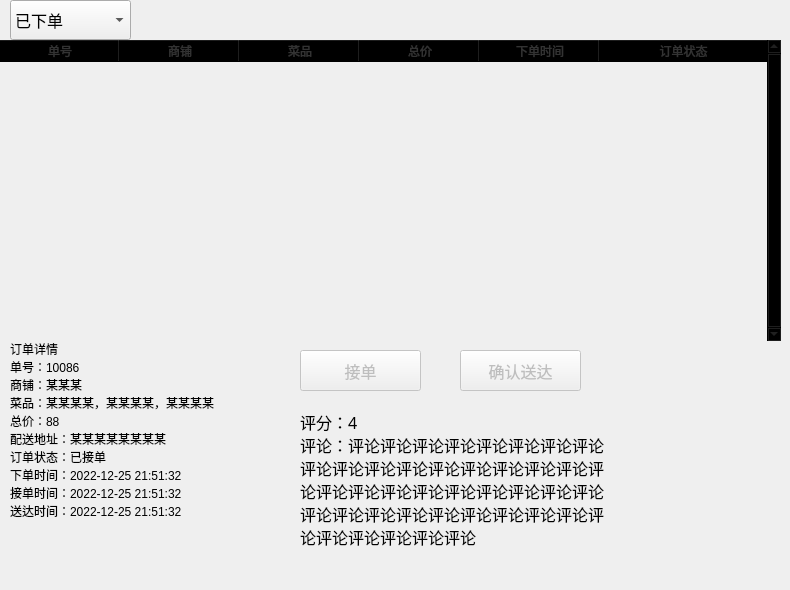
                     <widget class="QWidget" name="trader_backstage">
                      <property name="styleSheet">
                       <string notr="true"/>
                      </property>
                      <widget class="QTableWidget" name="table_trader_orders">
                       <property name="geometry">
                        <rect>
                         <x>0</x>
                         <y>40</y>
                         <width>781</width>
                         <height>301</height>
                        </rect>
                       </property>
                       <property name="sizePolicy">
                        <sizepolicy hsizetype="Expanding" vsizetype="Expanding">
                         <horstretch>0</horstretch>
                         <verstretch>0</verstretch>
                        </sizepolicy>
                       </property>
                       <property name="palette">
                        <palette>
                         <active>
                          <colorrole role="WindowText">
                           <brush brushstyle="SolidPattern">
                            <color alpha="255">
                             <red>51</red>
                             <green>51</green>
                             <blue>51</blue>
                            </color>
                           </brush>
                          </colorrole>
                          <colorrole role="Button">
                           <brush brushstyle="SolidPattern">
                            <color alpha="0">
                             <red>0</red>
                             <green>0</green>
                             <blue>0</blue>
                            </color>
                           </brush>
                          </colorrole>
                          <colorrole role="Text">
                           <brush brushstyle="SolidPattern">
                            <color alpha="255">
                             <red>51</red>
                             <green>51</green>
                             <blue>51</blue>
                            </color>
                           </brush>
                          </colorrole>
                          <colorrole role="ButtonText">
                           <brush brushstyle="SolidPattern">
                            <color alpha="255">
                             <red>51</red>
                             <green>51</green>
                             <blue>51</blue>
                            </color>
                           </brush>
                          </colorrole>
                          <colorrole role="Base">
                           <brush brushstyle="NoBrush">
                            <color alpha="255">
                             <red>0</red>
                             <green>0</green>
                             <blue>0</blue>
                            </color>
                           </brush>
                          </colorrole>
                          <colorrole role="Window">
                           <brush brushstyle="SolidPattern">
                            <color alpha="0">
                             <red>0</red>
                             <green>0</green>
                             <blue>0</blue>
                            </color>
                           </brush>
                          </colorrole>
                          <colorrole role="PlaceholderText">
                           <brush brushstyle="SolidPattern">
                            <color alpha="128">
                             <red>51</red>
                             <green>51</green>
                             <blue>51</blue>
                            </color>
                           </brush>
                          </colorrole>
                         </active>
                         <inactive>
                          <colorrole role="WindowText">
                           <brush brushstyle="SolidPattern">
                            <color alpha="255">
                             <red>51</red>
                             <green>51</green>
                             <blue>51</blue>
                            </color>
                           </brush>
                          </colorrole>
                          <colorrole role="Button">
                           <brush brushstyle="SolidPattern">
                            <color alpha="0">
                             <red>0</red>
                             <green>0</green>
                             <blue>0</blue>
                            </color>
                           </brush>
                          </colorrole>
                          <colorrole role="Text">
                           <brush brushstyle="SolidPattern">
                            <color alpha="255">
                             <red>51</red>
                             <green>51</green>
                             <blue>51</blue>
                            </color>
                           </brush>
                          </colorrole>
                          <colorrole role="ButtonText">
                           <brush brushstyle="SolidPattern">
                            <color alpha="255">
                             <red>51</red>
                             <green>51</green>
                             <blue>51</blue>
                            </color>
                           </brush>
                          </colorrole>
                          <colorrole role="Base">
                           <brush brushstyle="NoBrush">
                            <color alpha="255">
                             <red>0</red>
                             <green>0</green>
                             <blue>0</blue>
                            </color>
                           </brush>
                          </colorrole>
                          <colorrole role="Window">
                           <brush brushstyle="SolidPattern">
                            <color alpha="0">
                             <red>0</red>
                             <green>0</green>
                             <blue>0</blue>
                            </color>
                           </brush>
                          </colorrole>
                          <colorrole role="PlaceholderText">
                           <brush brushstyle="SolidPattern">
                            <color alpha="128">
                             <red>51</red>
                             <green>51</green>
                             <blue>51</blue>
                            </color>
                           </brush>
                          </colorrole>
                         </inactive>
                         <disabled>
                          <colorrole role="WindowText">
                           <brush brushstyle="SolidPattern">
                            <color alpha="255">
                             <red>51</red>
                             <green>51</green>
                             <blue>51</blue>
                            </color>
                           </brush>
                          </colorrole>
                          <colorrole role="Button">
                           <brush brushstyle="SolidPattern">
                            <color alpha="0">
                             <red>0</red>
                             <green>0</green>
                             <blue>0</blue>
                            </color>
                           </brush>
                          </colorrole>
                          <colorrole role="Text">
                           <brush brushstyle="SolidPattern">
                            <color alpha="255">
                             <red>51</red>
                             <green>51</green>
                             <blue>51</blue>
                            </color>
                           </brush>
                          </colorrole>
                          <colorrole role="ButtonText">
                           <brush brushstyle="SolidPattern">
                            <color alpha="255">
                             <red>51</red>
                             <green>51</green>
                             <blue>51</blue>
                            </color>
                           </brush>
                          </colorrole>
                          <colorrole role="Base">
                           <brush brushstyle="NoBrush">
                            <color alpha="255">
                             <red>0</red>
                             <green>0</green>
                             <blue>0</blue>
                            </color>
                           </brush>
                          </colorrole>
                          <colorrole role="Window">
                           <brush brushstyle="SolidPattern">
                            <color alpha="0">
                             <red>0</red>
                             <green>0</green>
                             <blue>0</blue>
                            </color>
                           </brush>
                          </colorrole>
                          <colorrole role="PlaceholderText">
                           <brush brushstyle="SolidPattern">
                            <color alpha="128">
                             <red>51</red>
                             <green>51</green>
                             <blue>51</blue>
                            </color>
                           </brush>
                          </colorrole>
                         </disabled>
                        </palette>
                       </property>
                       <property name="frameShape">
                        <enum>QFrame::NoFrame</enum>
                       </property>
                       <property name="verticalScrollBarPolicy">
                        <enum>Qt::ScrollBarAlwaysOn</enum>
                       </property>
                       <property name="sizeAdjustPolicy">
                        <enum>QAbstractScrollArea::AdjustToContents</enum>
                       </property>
                       <property name="editTriggers">
                        <set>QAbstractItemView::NoEditTriggers</set>
                       </property>
                       <property name="selectionMode">
                        <enum>QAbstractItemView::SingleSelection</enum>
                       </property>
                       <property name="selectionBehavior">
                        <enum>QAbstractItemView::SelectRows</enum>
                       </property>
                       <property name="verticalScrollMode">
                        <enum>QAbstractItemView::ScrollPerPixel</enum>
                       </property>
                       <property name="horizontalScrollMode">
                        <enum>QAbstractItemView::ScrollPerPixel</enum>
                       </property>
                       <property name="showGrid">
                        <bool>true</bool>
                       </property>
                       <property name="gridStyle">
                        <enum>Qt::SolidLine</enum>
                       </property>
                       <property name="sortingEnabled">
                        <bool>false</bool>
                       </property>
                       <property name="rowCount">
                        <number>8</number>
                       </property>
                       <property name="columnCount">
                        <number>6</number>
                       </property>
                       <attribute name="horizontalHeaderVisible">
                        <bool>true</bool>
                       </attribute>
                       <attribute name="horizontalHeaderCascadingSectionResizes">
                        <bool>true</bool>
                       </attribute>
                       <attribute name="horizontalHeaderDefaultSectionSize">
                        <number>120</number>
                       </attribute>
                       <attribute name="horizontalHeaderHighlightSections">
                        <bool>false</bool>
                       </attribute>
                       <attribute name="horizontalHeaderStretchLastSection">
                        <bool>true</bool>
                       </attribute>
                       <attribute name="verticalHeaderVisible">
                        <bool>false</bool>
                       </attribute>
                       <attribute name="verticalHeaderCascadingSectionResizes">
                        <bool>false</bool>
                       </attribute>
                       <attribute name="verticalHeaderHighlightSections">
                        <bool>false</bool>
                       </attribute>
                       <attribute name="verticalHeaderStretchLastSection">
                        <bool>false</bool>
                       </attribute>
                       <row>
                        <property name="text">
                         <string>New Row</string>
                        </property>
                       </row>
                       <row/>
                       <row/>
                       <row/>
                       <row/>
                       <row/>
                       <row/>
                       <row/>
                       <column>
                        <property name="text">
                         <string>单号</string>
                        </property>
                       </column>
                       <column>
                        <property name="text">
                         <string>商铺</string>
                        </property>
                       </column>
                       <column>
                        <property name="text">
                         <string>菜品</string>
                        </property>
                       </column>
                       <column>
                        <property name="text">
                         <string>总价</string>
                        </property>
                       </column>
                       <column>
                        <property name="text">
                         <string>下单时间</string>
                        </property>
                       </column>
                       <column>
                        <property name="text">
                         <string>订单状态</string>
                        </property>
                       </column>
                       <item row="0" column="0">
                        <property name="text">
                         <string/>
                        </property>
                       </item>
                       <item row="0" column="1">
                        <property name="text">
                         <string/>
                        </property>
                       </item>
                       <item row="0" column="2">
                        <property name="text">
                         <string/>
                        </property>
                       </item>
                       <item row="0" column="3">
                        <property name="text">
                         <string/>
                        </property>
                       </item>
                       <item row="0" column="4">
                        <property name="text">
                         <string/>
                        </property>
                       </item>
                      </widget>
                      <widget class="QComboBox" name="combo_trader_filter">
                       <property name="geometry">
                        <rect>
                         <x>10</x>
                         <y>0</y>
                         <width>121</width>
                         <height>40</height>
                        </rect>
                       </property>
                       <property name="font">
                        <font>
                         <family>Source Han Sans SC</family>
                         <pointsize>12</pointsize>
                         <italic>false</italic>
                         <bold>false</bold>
                        </font>
                       </property>
                       <property name="autoFillBackground">
                        <bool>false</bool>
                       </property>
                       <property name="styleSheet">
                        <string notr="true"/>
                       </property>
                       <property name="currentIndex">
                        <number>1</number>
                       </property>
                       <property name="iconSize">
                        <size>
                         <width>16</width>
                         <height>16</height>
                        </size>
                       </property>
                       <property name="frame">
                        <bool>true</bool>
                       </property>
                       <item>
                        <property name="text">
                         <string>所有订单</string>
                        </property>
                       </item>
                       <item>
                        <property name="text">
                         <string>已下单</string>
                        </property>
                       </item>
                       <item>
                        <property name="text">
                         <string>已接单</string>
                        </property>
                       </item>
                       <item>
                        <property name="text">
                         <string>已送达</string>
                        </property>
                       </item>
                       <item>
                        <property name="text">
                         <string>已评价</string>
                        </property>
                       </item>
                      </widget>
                      <widget class="QPushButton" name="btn_trader_take">
                       <property name="enabled">
                        <bool>false</bool>
                       </property>
                       <property name="geometry">
                        <rect>
                         <x>300</x>
                         <y>350</y>
                         <width>121</width>
                         <height>41</height>
                        </rect>
                       </property>
                       <property name="minimumSize">
                        <size>
                         <width>0</width>
                         <height>0</height>
                        </size>
                       </property>
                       <property name="font">
                        <font>
                         <family>Source Han Sans SC</family>
                         <pointsize>12</pointsize>
                         <italic>false</italic>
                         <bold>false</bold>
                        </font>
                       </property>
                       <property name="cursor">
                        <cursorShape>PointingHandCursor</cursorShape>
                       </property>
                       <property name="styleSheet">
                        <string notr="true"/>
                       </property>
                       <property name="text">
                        <string>接单</string>
                       </property>
                       <property name="icon">
                        <iconset resource="../resources.qrc">
                         <normaloff>:/icons/images/icons/cil-check.png</normaloff>:/icons/images/icons/cil-check.png</iconset>
                       </property>
                      </widget>
                      <widget class="QPushButton" name="btn_trader_serve">
                       <property name="enabled">
                        <bool>false</bool>
                       </property>
                       <property name="geometry">
                        <rect>
                         <x>460</x>
                         <y>350</y>
                         <width>121</width>
                         <height>41</height>
                        </rect>
                       </property>
                       <property name="minimumSize">
                        <size>
                         <width>0</width>
                         <height>0</height>
                        </size>
                       </property>
                       <property name="font">
                        <font>
                         <family>Source Han Sans SC</family>
                         <pointsize>12</pointsize>
                         <italic>false</italic>
                         <bold>false</bold>
                        </font>
                       </property>
                       <property name="cursor">
                        <cursorShape>PointingHandCursor</cursorShape>
                       </property>
                       <property name="styleSheet">
                        <string notr="true"/>
                       </property>
                       <property name="text">
                        <string>确认送达</string>
                       </property>
                       <property name="icon">
                        <iconset resource="../resources.qrc">
                         <normaloff>:/icons/images/icons/cil-truck.png</normaloff>:/icons/images/icons/cil-truck.png</iconset>
                       </property>
                      </widget>
                      <widget class="QLabel" name="label_trader_info1">
                       <property name="geometry">
                        <rect>
                         <x>10</x>
                         <y>340</y>
                         <width>281</width>
                         <height>241</height>
                        </rect>
                       </property>
                       <property name="text">
                        <string>订单详情
单号：10086
商铺：某某某
菜品：某某某某，某某某某，某某某某
总价：88
配送地址：某某某某某某某某
订单状态：已接单
下单时间：2022-12-25 21:51:32
接单时间：2022-12-25 21:51:32
送达时间：2022-12-25 21:51:32
</string>
                       </property>
                       <property name="alignment">
                        <set>Qt::AlignLeading|Qt::AlignLeft|Qt::AlignTop</set>
                       </property>
                       <property name="wordWrap">
                        <bool>false</bool>
                       </property>
                      </widget>
                      <widget class="QLabel" name="label_trader_info2">
                       <property name="geometry">
                        <rect>
                         <x>300</x>
                         <y>410</y>
                         <width>311</width>
                         <height>171</height>
                        </rect>
                       </property>
                       <property name="font">
                        <font>
                         <family>Source Han Sans SC</family>
                         <pointsize>12</pointsize>
                         <italic>false</italic>
                         <bold>false</bold>
                        </font>
                       </property>
                       <property name="text">
                        <string>评分：4
评论：评论评论评论评论评论评论评论评论评论评论评论评论评论评论评论评论评论评论评论评论评论评论评论评论评论评论评论评论评论评论评论评论评论评论评论评论评论评论评论评论评论评论
</string>
                       </property>
                       <property name="alignment">
                        <set>Qt::AlignLeading|Qt::AlignLeft|Qt::AlignTop</set>
                       </property>
                       <property name="wordWrap">
                        <bool>true</bool>
                       </property>
                      </widget>
                      <zorder>table_trader_orders</zorder>
                      <zorder>combo_trader_filter</zorder>
                      <zorder>label_trader_info1</zorder>
                      <zorder>label_trader_info2</zorder>
                      <zorder>btn_trader_take</zorder>
                      <zorder>btn_trader_serve</zorder>
                     </widget>
